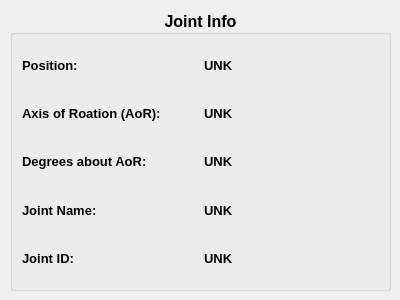
<?xml version="1.0" encoding="UTF-8"?>
<ui version="4.0">
 <class>JointInfoDisplay</class>
 <widget class="QWidget" name="JointInfoDisplay">
  <property name="geometry">
   <rect>
    <x>0</x>
    <y>0</y>
    <width>400</width>
    <height>300</height>
   </rect>
  </property>
  <property name="windowTitle">
   <string>Form</string>
  </property>
  <widget class="QGroupBox" name="groupBox">
   <property name="geometry">
    <rect>
     <x>10</x>
     <y>10</y>
     <width>381</width>
     <height>281</height>
    </rect>
   </property>
   <property name="font">
    <font>
     <pointsize>12</pointsize>
     <weight>75</weight>
     <bold>true</bold>
    </font>
   </property>
   <property name="title">
    <string>Joint Info</string>
   </property>
   <property name="alignment">
    <set>Qt::AlignCenter</set>
   </property>
   <layout class="QGridLayout" name="gridLayout">
    <item row="0" column="1">
     <widget class="QLabel" name="posLabel">
      <property name="font">
       <font>
        <pointsize>10</pointsize>
       </font>
      </property>
      <property name="text">
       <string>UNK</string>
      </property>
     </widget>
    </item>
    <item row="0" column="0">
     <widget class="QLabel" name="label">
      <property name="font">
       <font>
        <pointsize>10</pointsize>
       </font>
      </property>
      <property name="text">
       <string>Position:</string>
      </property>
     </widget>
    </item>
    <item row="2" column="0">
     <widget class="QLabel" name="label_3">
      <property name="font">
       <font>
        <pointsize>10</pointsize>
       </font>
      </property>
      <property name="text">
       <string>Degrees about AoR:</string>
      </property>
     </widget>
    </item>
    <item row="2" column="1">
     <widget class="QLabel" name="degLabel">
      <property name="font">
       <font>
        <pointsize>10</pointsize>
       </font>
      </property>
      <property name="text">
       <string>UNK</string>
      </property>
     </widget>
    </item>
    <item row="1" column="1">
     <widget class="QLabel" name="aorLabel">
      <property name="font">
       <font>
        <pointsize>10</pointsize>
       </font>
      </property>
      <property name="text">
       <string>UNK</string>
      </property>
     </widget>
    </item>
    <item row="1" column="0">
     <widget class="QLabel" name="label_2">
      <property name="font">
       <font>
        <pointsize>10</pointsize>
       </font>
      </property>
      <property name="text">
       <string>Axis of Roation (AoR):</string>
      </property>
     </widget>
    </item>
    <item row="4" column="0">
     <widget class="QLabel" name="label_4">
      <property name="font">
       <font>
        <pointsize>10</pointsize>
       </font>
      </property>
      <property name="text">
       <string>Joint ID:</string>
      </property>
     </widget>
    </item>
    <item row="4" column="1">
     <widget class="QLabel" name="jointIDLabel">
      <property name="font">
       <font>
        <pointsize>10</pointsize>
       </font>
      </property>
      <property name="text">
       <string>UNK</string>
      </property>
     </widget>
    </item>
    <item row="3" column="0">
     <widget class="QLabel" name="label_5">
      <property name="font">
       <font>
        <pointsize>10</pointsize>
       </font>
      </property>
      <property name="text">
       <string>Joint Name:</string>
      </property>
     </widget>
    </item>
    <item row="3" column="1">
     <widget class="QLabel" name="jointNameLabel">
      <property name="font">
       <font>
        <pointsize>10</pointsize>
       </font>
      </property>
      <property name="text">
       <string>UNK</string>
      </property>
     </widget>
    </item>
   </layout>
  </widget>
 </widget>
 <resources/>
 <connections/>
</ui>
